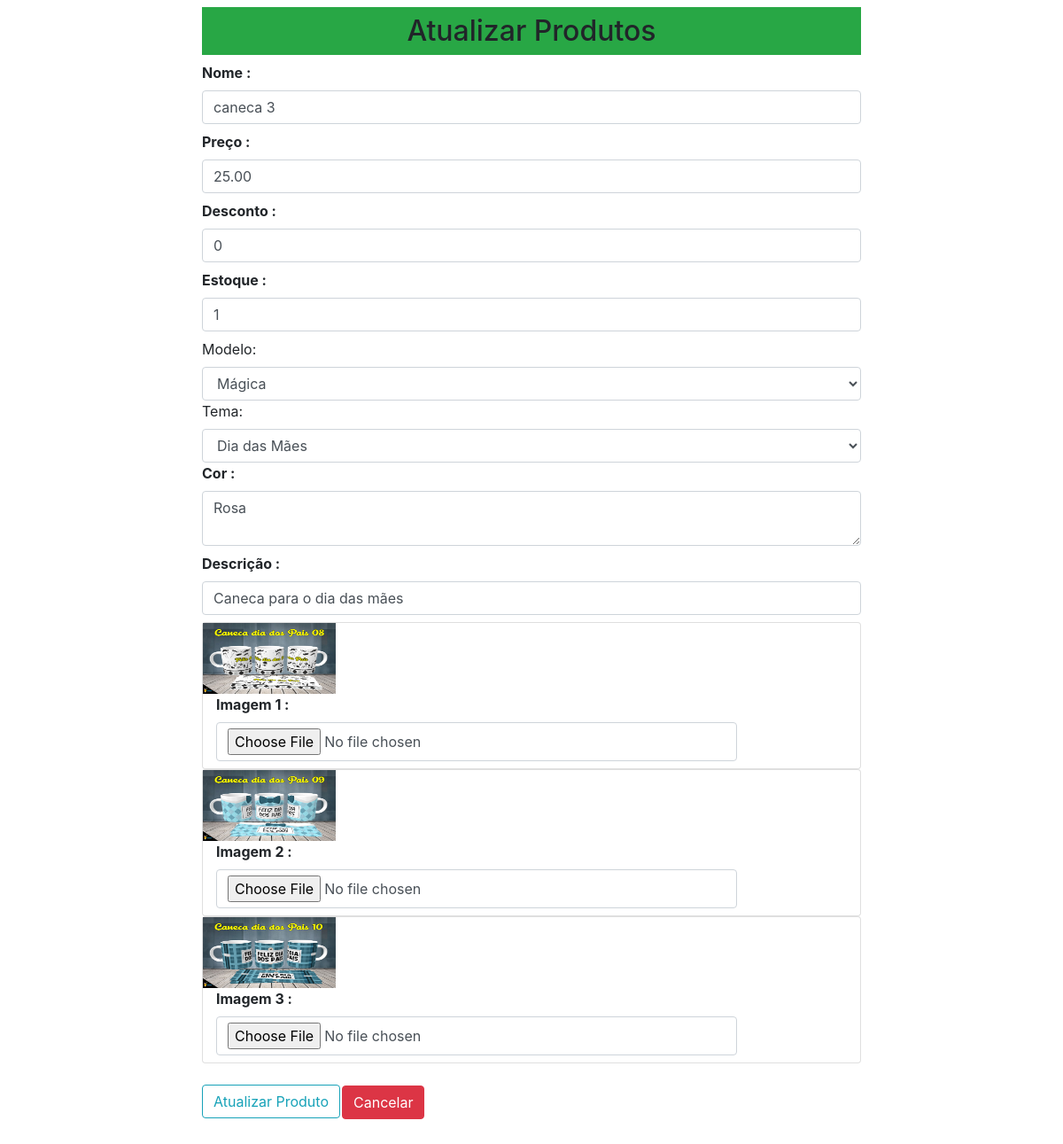
Page /atualizarproduto/7 on the committed database.
### loja/produtos/models.py (models this page shows, shortened)
class Addproduto(db.Model):
    id = db.Column(db.Integer, primary_key=True)
    nome = db.Column(db.String(80), nullable=False)
    preco = db.Column(db.Numeric(10,2), nullable=False)
    desconto = db.Column(db.Integer, default=0)
    estoque = db.Column(db.Integer, nullable=False)
    cor = db.Column(db.Text, nullable=False)
    descricao = db.Column(db.Text, nullable=False)
    pub_date = db.Column(db.DateTime, nullable=False, default=datetime.now)
    modelo_id = db.Column(db.Integer, db.ForeignKey('modelo.id'), nullable=False)
    modelo = db.relationship('Modelo', backref=db.backref('modelos', lazy=True))
    tema_id = db.Column(db.Integer, db.ForeignKey('tema.id'), nullable=False)
    tema = db.relationship('Tema', backref=db.backref('temas', lazy=True))
    imagem_1 = db.Column(db.String(150), nullable=False, default='imagem.jpg')
    imagem_2 = db.Column(db.String(150), nullable=False, default='imagem.jpg')
    imagem_3 = db.Column(db.String(150), nullable=False, default='imagem.jpg')

class Modelo(db.Model):
    id = db.Column(db.Integer,primary_key=True)
    name = db.Column(db.String(30),nullable=False,unique=True)

class Tema(db.Model):
    id = db.Column(db.Integer,primary_key=True)
    name = db.Column(db.String(30),nullable=False,unique=True)

### loja/produtos/rotas.py (the view, shortened to what this page needs)
@app.route('/atualizarproduto/<int:id>', methods=['GET','POST'])
def atualizarproduto(id):
    modelos = Modelo.query.all()
    temas = Tema.query.all()
    produto = Addproduto.query.get_or_404(id)
    modelo = request.form.get('modelo')
    tema = request.form.get('tema')
    form = Addprodutos(request.form)
    form.nome.data = produto.nome
    form.preco.data = produto.preco
    form.desconto.data = produto.desconto
    form.estoque.data = produto.estoque
    form.cor.data = produto.cor
    form.descricao.data = produto.descricao
    return render_template('/produtos/atualizarproduto.html', title='Atualizar Produtos', form=form, modelos=modelos, temas=temas, produto=produto, modelo=modelo, tema=tema)

### loja/produtos/forms.py
class Addprodutos(Form):
    nome = StringField('Nome :',[validators.DataRequired()])
    preco = FloatField('Preço :',[validators.DataRequired()])
    desconto = IntegerField('Desconto :',[validators.DataRequired()])
    estoque = IntegerField('Estoque :',[validators.DataRequired()])
    descricao = StringField('Descrição :',[validators.DataRequired()])
    cor = TextAreaField('Cor :',[validators.DataRequired()])
    imagem_1 = FileField('Imagem 1 :', validators=[FileAllowed(['jpg','png','gif','jpeg','bmp'])])
    imagem_2 = FileField('Imagem 2 :', validators=[FileAllowed(['jpg','png','gif','jpeg','bmp'])])
    imagem_3 = FileField('Imagem 3 :', validators=[FileAllowed(['jpg','png','gif','jpeg','bmp'])])

### loja/templates/produtos/atualizarproduto.html (shortened to what this page needs)
{% extends 'layouts.html' %}
{% block content %}
<div class="container">
    <div class="row">
    <div class="col-md-2"></div>
    <div class="col-md-8 p-2">
        <h2 class="text-center bg-success p-2">Atualizar Produtos</h2>
        {% from "_formhelpers.html" import render_field %}
        <form action="" method="POST" enctype="multipart/form-data">
            {{ render_field(form.nome, class="form-control", placeholder="Nome do produto")}}
            {{ render_field(form.preco, class="form-control", placeholder="Preço do produto")}}
            {{ render_field(form.desconto, class="form-control", placeholder="Desconto do produto")}}
            {{ render_field(form.estoque, class="form-control", placeholder="Quantidade do produto em estoque")}}
            <label for="modelo">Modelo:</label>
            <select name="modelo" id="modelo" class="form-control" required>
                <option value="{{produto.modelo_id}}">{{produto.modelo.name}}</option>
            </select>
            <label for="tema">Tema:</label>
            <select name="tema" id="tema" class="form-control" required>
                <option value="{{produto.tema_id}}">{{produto.tema.name}}</option>
            </select>
            {{ render_field(form.cor, class="form-control", placeholder="Cor do produto")}}
            {{ render_field(form.descricao, class="form-control", placeholder="Descrição do produto",rows="10")}}
            <div class="card">
                <img src="{{url_for('static', filename='imagens/' + produto.imagem_1)}}" width="150" height="80">
                <div class="col-md-10">{{ render_field(form.imagem_1, class="form-control")}}</div>
            </div>
            <div class="card">
                <img src="{{url_for('static', filename='imagens/' + produto.imagem_2)}}" width="150" height="80">
                <div class="col-md-10">{{ render_field(form.imagem_2, class="form-control")}}</div>
            </div>
            <div class="card">
                <img src="{{url_for('static', filename='imagens/' + produto.imagem_3)}}" width="150" height="80">
                <div class="col-md-10">{{ render_field(form.imagem_3, class="form-control")}}</div>
            </div>
            <button type="submit" class="btn btn-outline-info mt-4 mb-5">Atualizar Produto</button>
        </form>
        <a href="{{url_for('admin')}}" class="btn btn-danger"style="margin-top: -160px; margin-left: 158px;">Cancelar</a>
    </div>
    <div class="col-md-2"></div>
</div>
</div>
{% endblock content %}

### loja/templates/_formhelpers.html (shortened to what this page needs)
{% macro render_field(field) %}
  <dt>{{ field.label }}
  <dd>{{ field(**kwargs)|safe }}
  </dd>
{% endmacro %}

### rows in the picture
Addproduto: nome "caneca 3", preco "25.00", desconto "0", estoque "1", cor "Rosa", descricao "Caneca para o dia das mães", imagem_1 (picture), imagem_2 (picture), imagem_3 (picture)
Modelo: modelo "Mágica"
Tema: tema "Dia das Mães"

### other values in the picture
{{ field.label }} "Nome : Preço : Desconto : Estoque : Cor : Descrição : Imagem 1 : Imagem 2 : Imagem 3 :"
